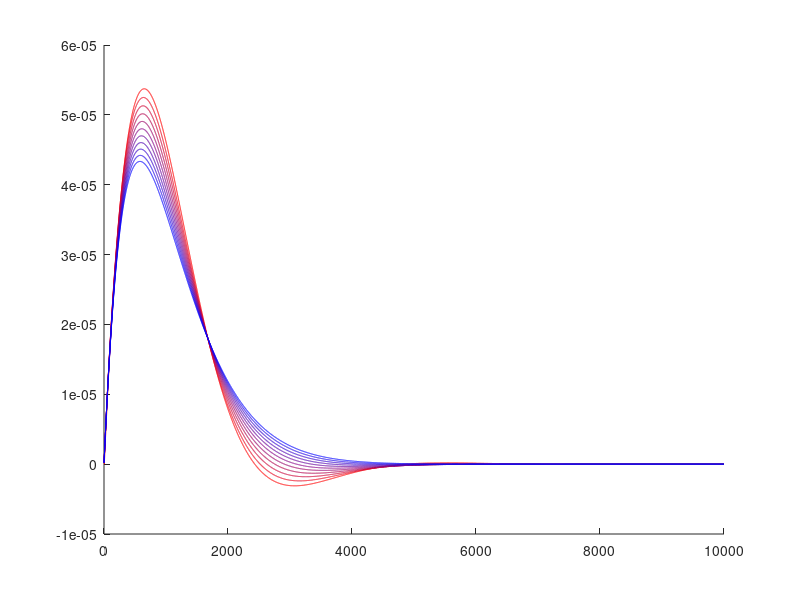

Source code (MATLAB):
% *** модель PLL для m50 ***
% *** пропорциональный усилитель ***

% 1.  ПИД  - без и с шумом
% alfa = 1.53e-3
% betta =  3.053e-6
% gamma = -7.634e-5  (с минусом !!!,  хотя по теории надо плюс)


clear all;

T = 10000; %длительность моделирования
dp_ref_noise = 25.0e-9; %[сек]  - амплитуда случайных колебаний фазы опрного сигнала
tt = 100.0e-3;  %[сек] - максимальная случайная задержка выдачи управляющего напряжения на VCO  

%параметры  компонентов
kf = 2.0e-7;  % [1/В]коэффициент преобразования напряжения в отклонение частоты VCO
kv = 5.0e+6;   % [В/сек] коэффициент преобразования отклонения фазы в управляющее напряжение
              % выбран так, чтобы отклонение фазы за секунду
              % компенсировалось полностью
              % для компенсации отклонения в 1е-9 сек - надо изменить частоту на 1е-9
              % тогда k= kv*kf = 1; kv = 1/kf = 1/2.0e-7 = 5e+6 
k = kv * kf;    % =1 - коэффициент передачи разность фаз [сек] - управл. напряжение [В] - отклонение частоты относительное []  

%праметры управления
a = 1.5;        % [] коэффициент усиления пропорционального усилителя


time = 1:T;    % массив отсчетов времени
dphase = 1:T;  % массив отчетов разности фаз
dfreq = 1:T;  % массив отчетов разности частот

%alpha = 7.53e-3;         % коэффициэнт усилителя.
beta = 3.053e-6;         % коэффициэнт усилителя.
gamma = -7.634e-5;

%начальные значения
df_ref = 0;   % [Гц] отклонение частоты опорного сигнала от идеального сигнала 1Гц
dp_ref = 0;   % [сек] отклонение фазы опорного сигнала от идеального сигнала 1Гц
df_vco = 0;   % [Гц] отклонение частоты генератора от идеального сигнала 1Гц
dp_vco = 0;   % [сек] отклонение фазы генератора от идеального сигнала 1Гц
x = dp_ref - dp_vco;

sigma_ref = 68e-9;       % измерянное осцилографом

R = 1;
G = 0;
B = 0;



for i = 2.5:0.1:3.5
i
alpha = i * 1e-3;

t = 0;
z = 0;
x = [ 0 0 0 ];
y = [ 0 0 ];
  
%моделирование
for t = 1:1:T   % время  [sec]
    %начало секунды
  
    y(2) = (alpha + beta + gamma)*x(3) - (alpha + 2*gamma)*x(2) + gamma*x(3) + y(1);
    y(1) = y(2);
      
    df_vco = k * y(2);     % установлено новое отклонение частоты
    dp_ref = dp_ref + df_ref; %+ normrnd(0, sigma_ref);  % набег фазы опорного сигнала за 1 сек из-за отклонения частоты
    dp_ref = dp_ref + df_ref; % + unifrnd(-dp_ref_noise, +dp_ref_noise);  % набег фазы опорного сигнала за 1 сек из-за отклонения частоты     
    dp_vco = dp_vco + df_vco; % * (1 - unifrnd(0, tt));  % набег фазы генератора за 1 сек из-за отклонения частоты 
    
    % в конце секунды 
    z =  dp_ref - dp_vco;       % фазовый детектор запоминает разность фаз в сек для следующей секунды вычислений

    x = [x(2:end) z];        % Конкаттенация вектора. В начало добавляем вновь вычисленный элемент.
    dphase(t) = z;

    
    dfreq(t)=df_ref - df_vco;
    
   
    if t >= 5
        df_ref = 1.0e-7; % скачок частоты на 10-й секунде
    else
    end 
end

%вывод результатов
figure(1);
hold on;

plot(time, dphase, 'Color', [R,G,B]);  % ошибка по фазе - красная 

R = R - 0.1;
B = B + 0.1;

%hold on;
%plot(time, dfreq,'Color', [1 1 0] );  % ошибка по частоте - синяя

end


% 
% %вывод результатов
% figure(2);
% hold off;
% %plot(time, dphase, 'r');  % ошибка по фазе - красная 
% %hold on;
% plot(time, dfreq,'b');  % ошибка по частоте - синяя
% 
% %min(dfreq)
% %min(dphase)






